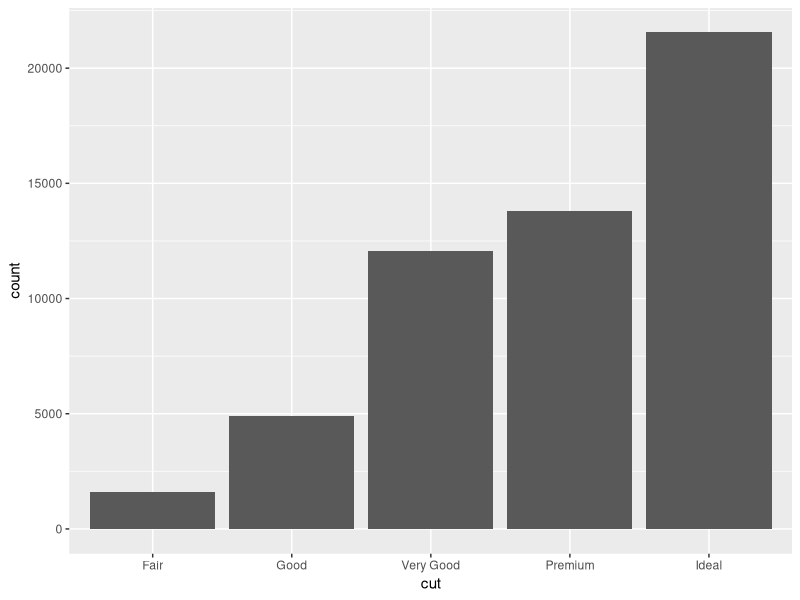
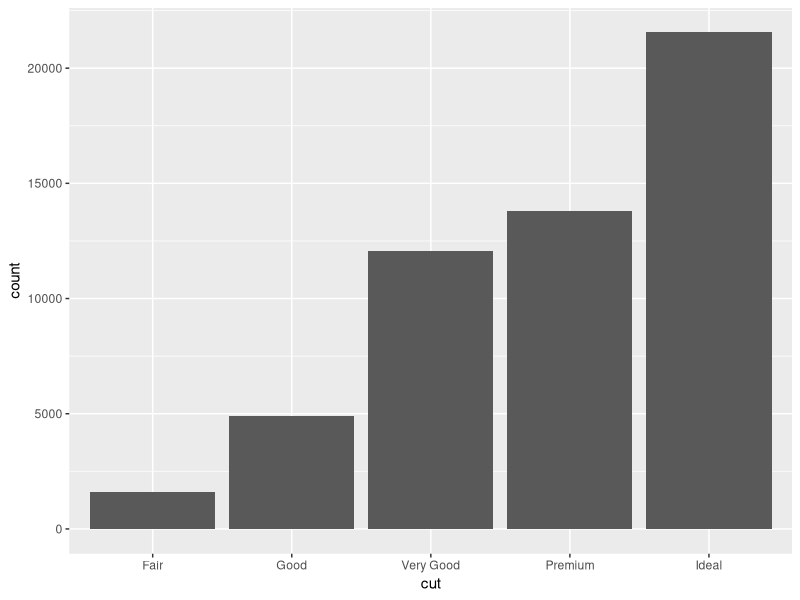
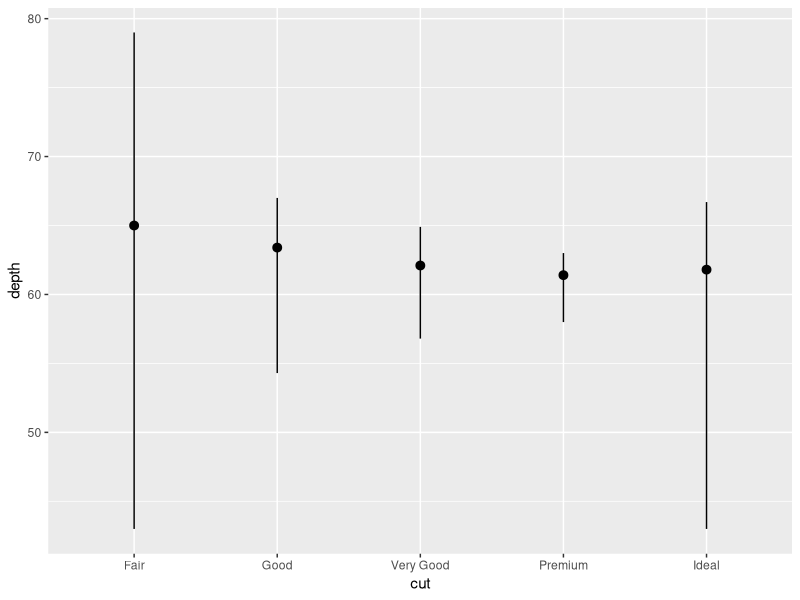
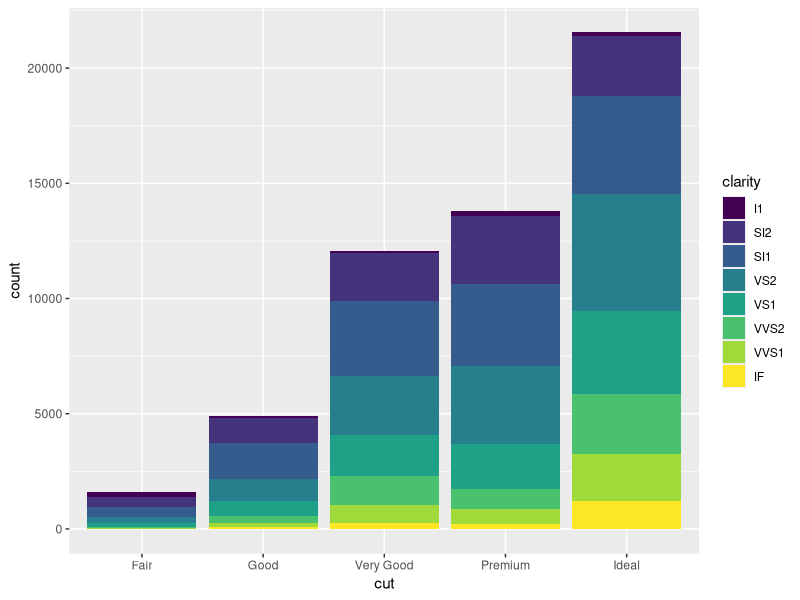
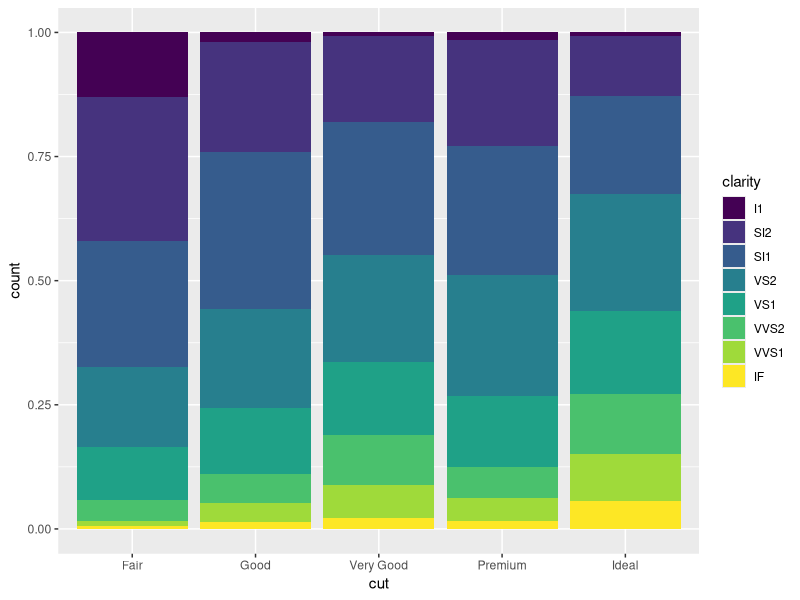
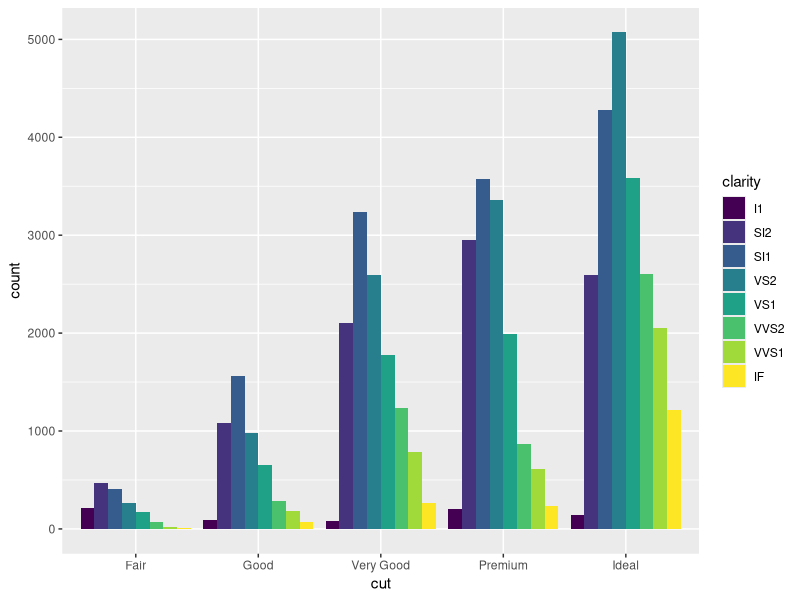
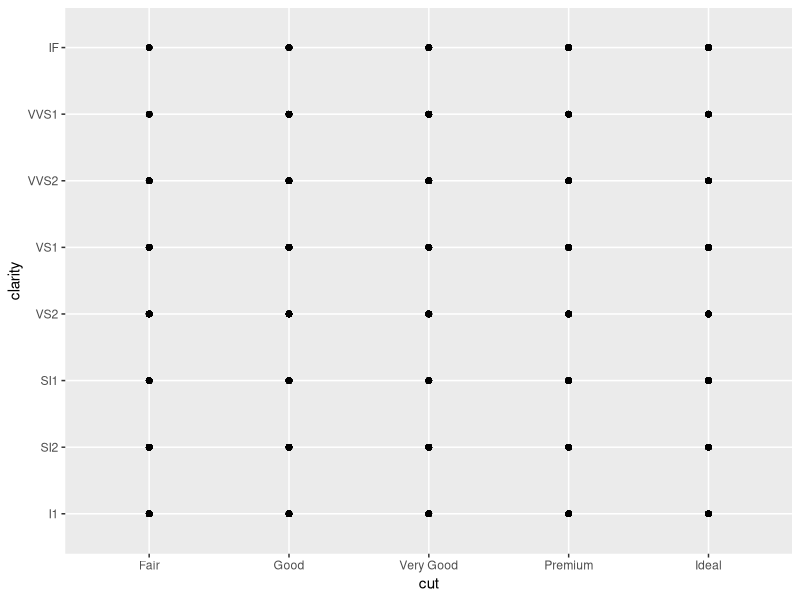
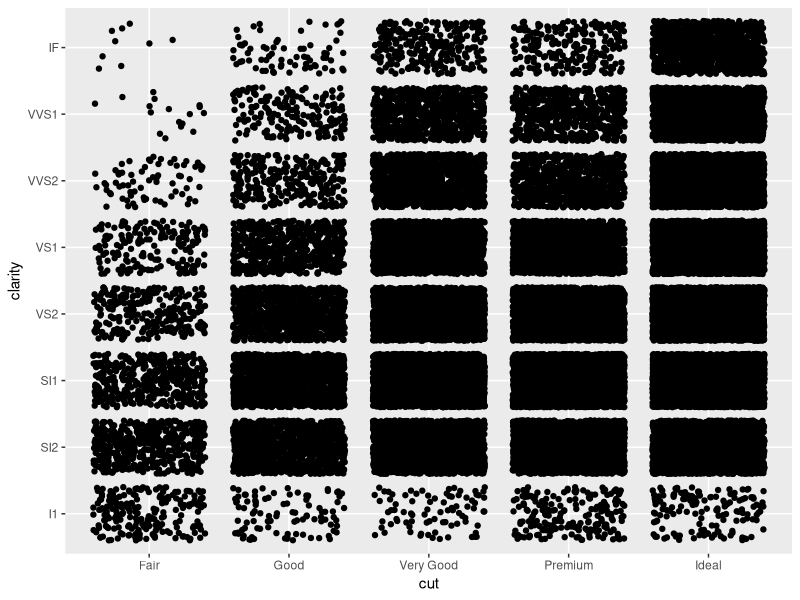

R code for these plots, in order:
# Exercise 2: advanced ggplot2 practice

# Install and load the `ggplot2` package
#install.packages('ggplot2')
library(ggplot2)

# For this exercise you will again be working with the `diamonds` data set.
# Use `?diamonds` to review details about this data set
?diamonds

## Statistical Transformations

# Draw a bar chart of the diamonds data, organized by cut
# Each bar's height is based on the "count" (number) of diamonds with that cut
ggplot(data = diamonds) +
  geom_bar(mapping = aes(x = cut))

# Use the `stat_count` to apply the statistical transformation "count" to the 
# diamonds by cut. You do not need a separate geometry layer!
ggplot(data = diamonds) +
  stat_count(mapping = aes(x = cut))

# Use the `stat_summary` function to draw a chart with a summary layer.
# Map the x-position to diamond `cut`, and the y-position to diamond `depth`
# Bonus: use `min` as the function ymin, `max` as the function ymax, and `median` 
# as the function y
# diamonds by cut. You do not need a separate geometry layer!
ggplot(data = diamonds) +
  stat_summary(mapping = aes(x = cut, y = depth),
               fun.ymin = min, fun.ymax = max, fun.y = median)


## Position Adjustments

# Draw a bar chart of diamonds organized by cut, with each bar filled by clarity.
# You should see a _stacked_ bar chart.
ggplot(data = diamonds) +
  geom_bar(mapping = aes(x = cut, fill = clarity))

# Draw the same chart again, but with each element positioned to "fill" the y axis
ggplot(data = diamonds) +
  geom_bar(mapping = aes(x = cut, fill = clarity), position = "fill")

# Draw the same chart again, but with each element positioned to "dodge" each other
ggplot(data = diamonds) +
  geom_bar(mapping = aes(x = cut, fill = clarity), position = "dodge")

# Draw a plot with point geometry with the x-position mapped to `cut` and the 
# y-position mapped to `clarity`
# This creates a "grid" grouping the points
ggplot(data = diamonds) +
  geom_point(mapping = aes(x = cut, y = clarity))

# Use the "jitter" position adjustment to keep the points from all overlapping!
# (This works a little better with a sample of diamond data, such as from the 
# previous exercise).
ggplot(data = diamonds) +
  geom_point(mapping = aes(x = cut, y = clarity), position = "jitter")



## Scales

# Draw a "boxplot" (with `geom_boxplot`) for the diamond's price (y) by color (x)
ggplot(data = diamonds) +
  geom_boxplot(mapping = aes(x = color, y = price))

# This has a lot of outliers, making it harder to read. To fix this, draw the 
# same plot but with a _logarithmic_ scale for the y axis.
ggplot(data = diamonds) +
  geom_boxplot(mapping = aes(x = color, y = price)) +
  scale_y_log10()

# For another version, draw the same plot but with `violin` geometry instead of 
# `boxplot` geometry!
# How does the logarithmic scale change the data presentation?
ggplot(data = diamonds) +
  geom_violin(mapping = aes(x = color, y = price)) +
  scale_y_log10()

# Another interesting plot: draw a plot of the diamonds price (y) by carat (x), 
# using a heatmap of 2d bins (geom_bin2d)
# What happens when you make the x and y channels scale logarithmically?


# Draw a scatter plot for the diamonds price (y) by carat (x). Color each point
# by the clarity (Remember, this will take a while. Use a sample of the diamonds 
# for faster results)


# Change the color of the previous plot using a ColorBrewer scale of your choice. 
# What looks nice?



## Coordinate Systems

# Draw a bar chart with x-position and fill color BOTH mapped to cut
# For best results, SET the `width` of the geometry to be 1 (fill plot, no space
# between)
# TIP: You can save the plot to a variable for easier modifications


# Draw the same chart, but with the coordinate system flipped


# Draw the same chart, but in a polar coordinate system. It's a Coxcomb chart!



## Facets

# Take the scatter plot of price by carat data (colored by clarity) and add 
# _facets_ based on the diamond's `color`



## Saving Plots

# Use the `ggsave()` function to save the current (recent) plot to disk.
# Name the output file "my-plot.png".
# Make sure you've set the working directory!!

